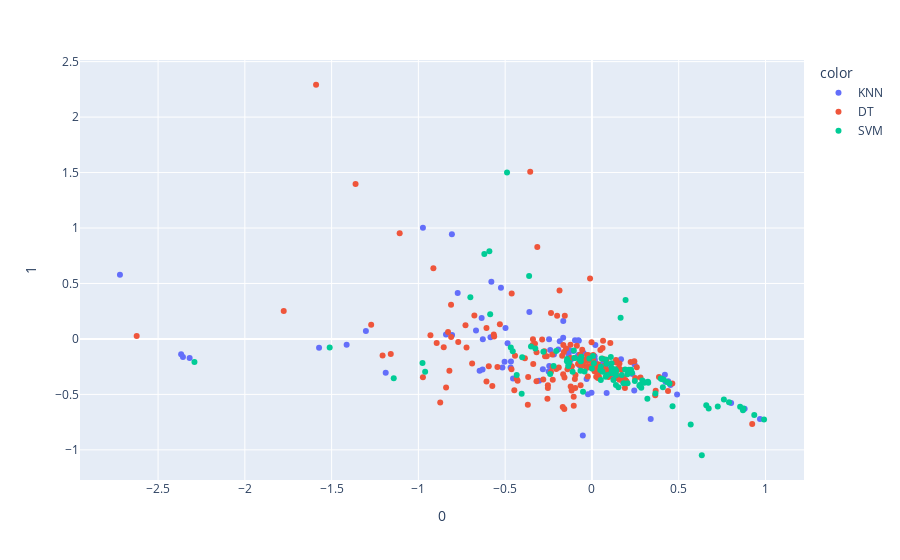

Write notebook code for a chart like this one.
### Markdown cell above
### Визуализация нового набора данных

### Code cell
import plotly.express as px
from sklearn.decomposition import PCA
from sklearn.preprocessing import StandardScaler
from sklearn.pipeline import Pipeline

df = pd.read_csv('new_data.csv')
X = list()
for col in df:
    X.append(df[col])
X.pop()
X = pd.DataFrame(X).transpose()

pipeline = Pipeline([('scaling', StandardScaler()), ('pca', PCA(n_components=2))])
X = pipeline.fit_transform(X)
Y = df.iloc[:, -1]
new_X = list()
new_Y = list()
for (index, (x, y)) in enumerate(X):
    if -5 <= x <= 5 and -5 <= y <= 5:
        new_X.append([x, y])
        new_Y.append(Y[index])

fig = px.scatter(new_X, x=0, y=1, color=new_Y)
fig.show()
